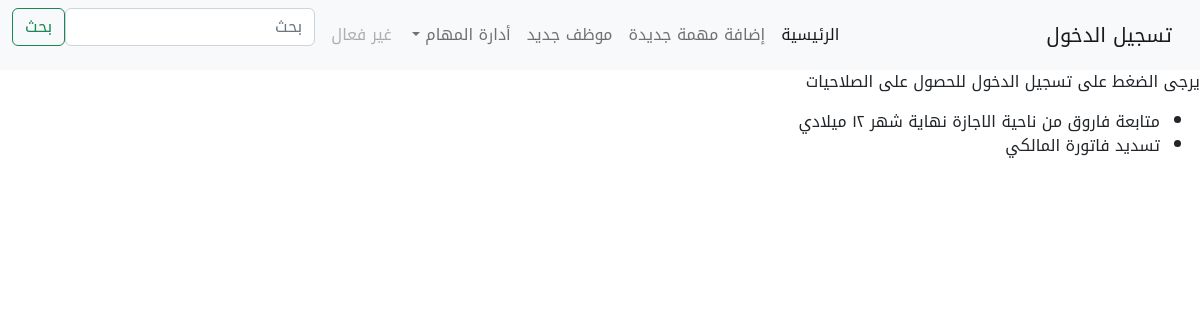
The page /task_add/processed on the database as committed earlier.
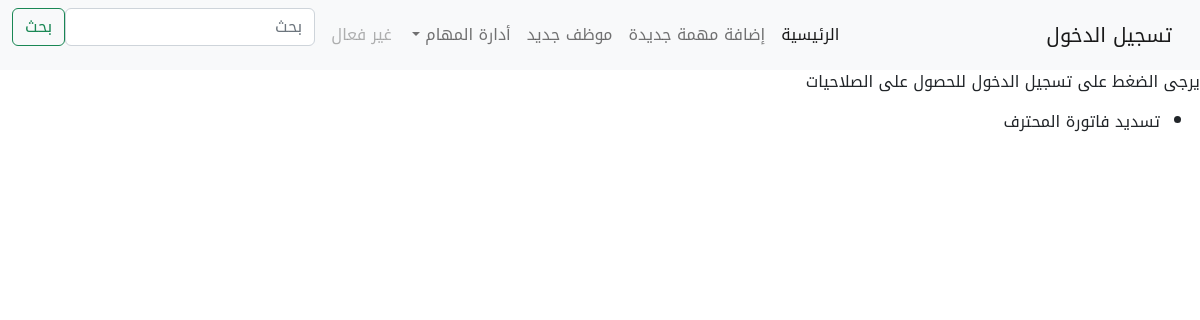
The same page on the database as committed later.
### tasks/models.py (models this page shows)
class TaskAssighn(models.Model):
    employee = models.ForeignKey(EmployeeAdd,on_delete=models.SET_NULL,null=True,blank=True)
    task_number = models.PositiveIntegerField(unique=True,null=True)
    task_desc = models.CharField(max_length=200,null=True)
    status = models.ForeignKey(TaskStatus,null=True,blank=True,on_delete=models.SET_NULL)
    reason = models.CharField(max_length=400,null=True,blank=True)
    created_at = models.DateTimeField(auto_now_add=True, null=True)
    updated_at = models.DateTimeField(auto_now=True, null=True)
    def __str__(self):
        return f'{self.task_desc}'

### tasks/views.py (the view)
# urls.py: path('task_add/processed',views.processed,name='processed'),
def processed(request):
    processed = TaskStatus.objects.get(pk=3)
    acc = processed.taskassighn_set.all()
    return render(request, 'tasks/processed.html', {'processed':acc})

### tasks/templates/tasks/processed.html
{% extends 'tasks/header.html' %}
{% block content %}
    <ul>
        {% for p in processed %}
        <li>
        {{p}}
        </li>
        {% endfor %}
    </ul>
{% endblock content %}

Rows that differ between the two databases and show on the page:
removed TaskAssighn: task_desc "متابعة فاروق من ناحية الاجازة نهاية شهر ١٢ ميلادي"
removed TaskAssighn: task_desc "تسديد فاتورة المالكي"
added TaskAssighn: task_desc "تسديد فاتورة المحترف"
